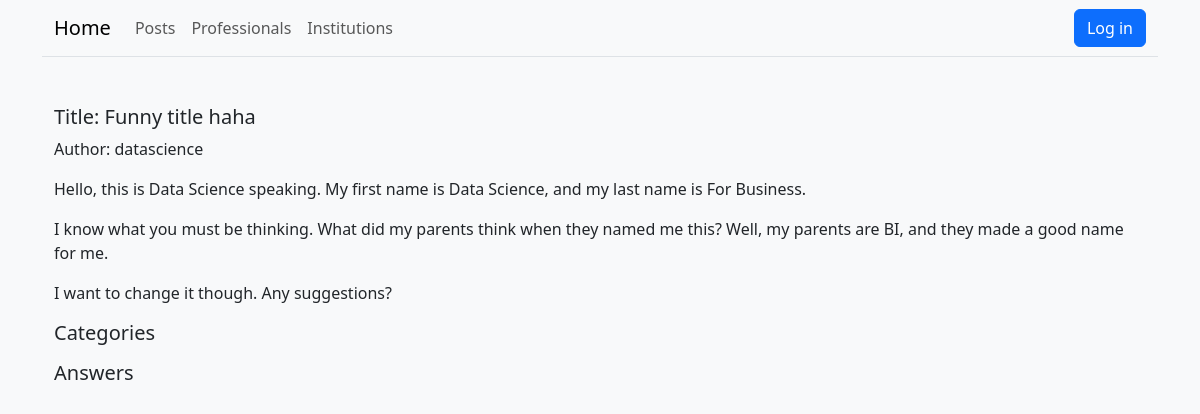
Page /post/view/2 on the earlier database version.
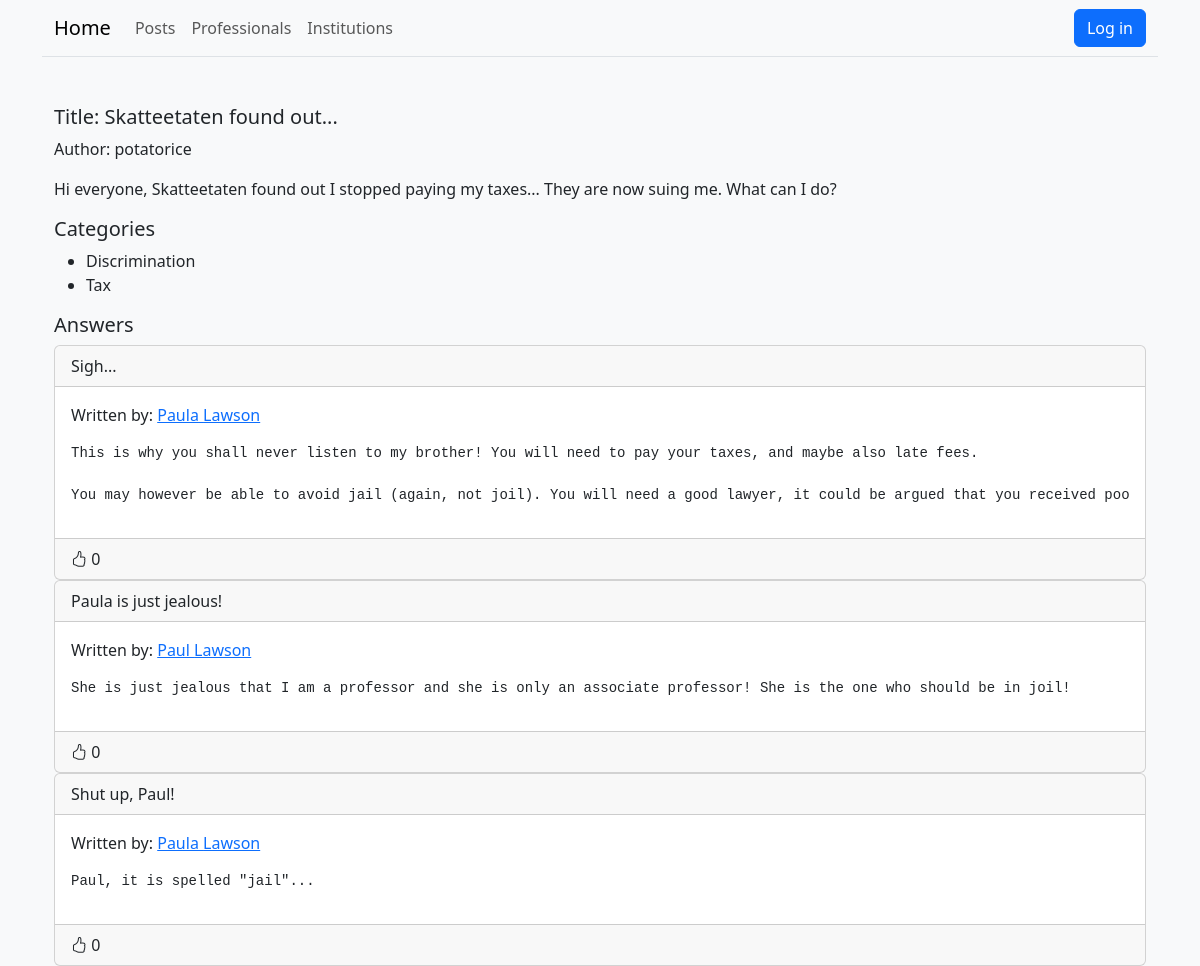
Same page on the later database version.
### post/models.py (models this page shows)
class Info(models.Model):
    title = models.CharField(max_length=100)
    content = models.TextField()
    time_posted = models.DateTimeField(auto_now_add=True)
    class Meta:
        abstract = True

class Post(Info):
    author = models.ForeignKey(UserProfile, on_delete=models.CASCADE, related_name="posts")
    categories = models.ManyToManyField(Category, related_name="posts")

class Answer(Info):
    post = models.ForeignKey(Post, on_delete=models.CASCADE, related_name="answers")
    author = models.ForeignKey(ProfessionalProfile, on_delete=models.CASCADE, related_name="answers")
    last_updated = models.DateTimeField(auto_now=True)

### profile_page/models.py (models this page shows)
class UserProfile(models.Model):
    user = models.OneToOneField(User, on_delete=models.CASCADE, related_name="user_profile")

class ProfessionalProfile(models.Model):
    user = models.OneToOneField(User, on_delete=models.CASCADE, related_name="professional_profile")
    specializations = models.ManyToManyField(Category, related_name="professionals", blank=True)

### accounts/models.py (models this page shows, shortened)
class User(AbstractUser):
    class Role(models.TextChoices):
        USER = ("user", "User")
        PROFESSIONAL = ("professional", "Professional")
        INSTITUTION = ("institution", "Institution")
    account_type = models.CharField(max_length=20, choices=Role.choices)

### search/models.py (models this page shows)
class Category(models.Model):
    name = models.CharField(max_length=50)

### post/views.py (the view)
# urls.py: path("view/<int:post_id>", views.view_post, name="view_post"),
def view_post(request, post_id):
    post = get_object_or_404(Post, id=post_id)
    context = {
        "title" : post.title,
        "post" : post
    }
    return render(request, "post/view_post.html", context=context)

### post/templates/post/view_post.html (shortened to what this page needs)
{% extends "base.html" %}
{% load static %}
{% block content %}
<div class="container-fluid">
    <h5>Title: {{ post.title }}</h5>
    <p>Author: {{ post.author.user.username }}</p>
    <div>
        {{ post.content|linebreaks }}
    </div>
    <h5>Categories</h5>
    <ul>
        {% for category in post.categories.all %}
            <li>{{ category.name }}</li>
        {% endfor %}
    </ul>
    <h5>Answers</h5>
    {% for answer in post.answers.all %}
        {% include "post/answer.html" with answer=answer %}
    {% endfor %}
</div>
{% endblock %}

### post/templates/post/answer.html (shortened to what this page needs)
{% load static %}
<div class="card">
    <div class="card-header">{{ answer.title }}
    </div>
    <div class="card-body">
        <p>Written by: <a href="{% url 'view_profile' answer.author.user.id %}">{{ answer.author.user.first_name }} {{ answer.author.user.last_name }}</a></p>
        <pre>{{ answer.content }}</pre>
    </div>
    <div class="card-footer">
        {% if user.is_professional %}
        <button type="button" class="btn btn-primary thumbs-up-button" id="thumb-{{ answer.id }}" data-answer-id="{{ answer.id }}">
            <i class="bi bi-hand-thumbs-up"></i>
            <span>{{ answer.ratings.count }}</span>
        </button>
        {% else %}
        <div>
            <i class="bi bi-hand-thumbs-up"></i>
            <span>{{ answer.ratings.count }}</span>
        </div>
        {% endif %}
    </div>
</div>

Differences in the rows shown:
changed Post: title "Funny title haha" → "Skatteetaten found out..."; author.user.username "datascience" → "potatorice"; content "Hello, this is Data Science speaking. My first name is Data Science, and my last name is For Business. I know what you must be thinking. What did my parents think when they named me this? Well, my parents are BI, and they made a good name for me. I want to change it though. Any suggestions?" → "Hi everyone, Skatteetaten found out I stopped paying my taxes... They are now suing me. What can I do?"
now on this page (row unchanged): Category: name "Discrimination"
now on this page (row edited): Category: name "Tax"
added Answer: title "Sigh...", author.user.first_name "Paula", author.user.last_name "Lawson", content "This is why you shall never listen to my brother! You will need to pay your taxes, and maybe also late fees. You may however be able to avoid jail (again, not joil). You will need a good lawyer, it could be argued that you received…", ratings.count "0"
added Answer: title "Paula is just jealous!", author.user.first_name "Paul", author.user.last_name "Lawson", content "She is just jealous that I am a professor and she is only an associate professor! She is the one who should be in joil!", ratings.count "0"
added Answer: title "Shut up, Paul!", author.user.first_name "Paula", author.user.last_name "Lawson", content "Paul, it is spelled \"jail\"...", ratings.count "0"
